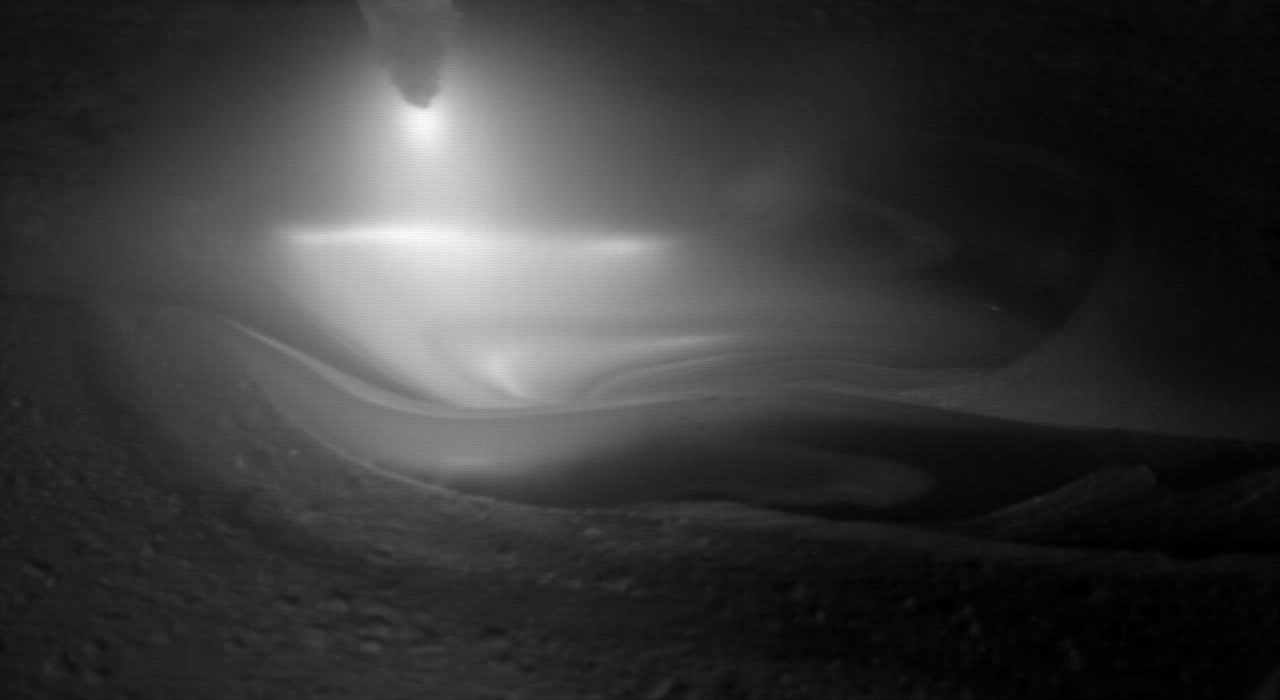
#> input picture ROI/data/qianronghe.png, 1280 x 700 px, found by its file name
$ python ROI.py
#> lines starting #> are read from the running program, lines starting #| are printed output that depends on the picture
import cv2
import numpy as np

# 获取图片
image = cv2.imread('qianronghe.png', cv2.IMREAD_UNCHANGED)
#> image is the input picture: shape (700, 1280, 3); min 0, max 253, mean 55.6

# 定义一个300*300的矩阵 3为通道数
strawberry = np.ones((700, 350, 3))

# 原始图片
cv2.imshow("demo", image)

# ROI区域
strawberry = image[50:400, 200:900]
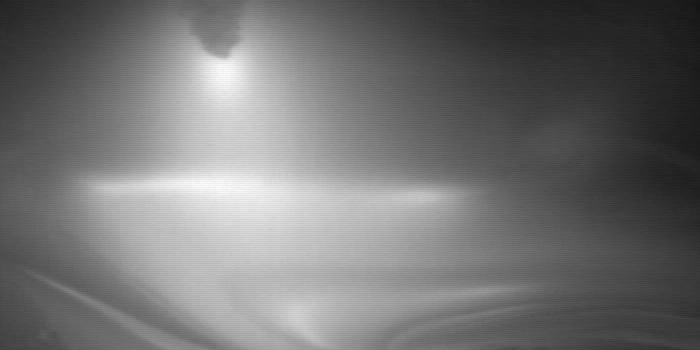
#> strawberry: shape (350, 700, 3); min 20, max 253, mean 114.5

cv2.imshow("berries", strawberry)

cv2.imwrite('欠融合.png', strawberry)

cv2.waitKey(0)
cv2.destroyAllWindows()

$ run again, with ROI/data/shaochuan.png copied over ROI/data/qianronghe.png
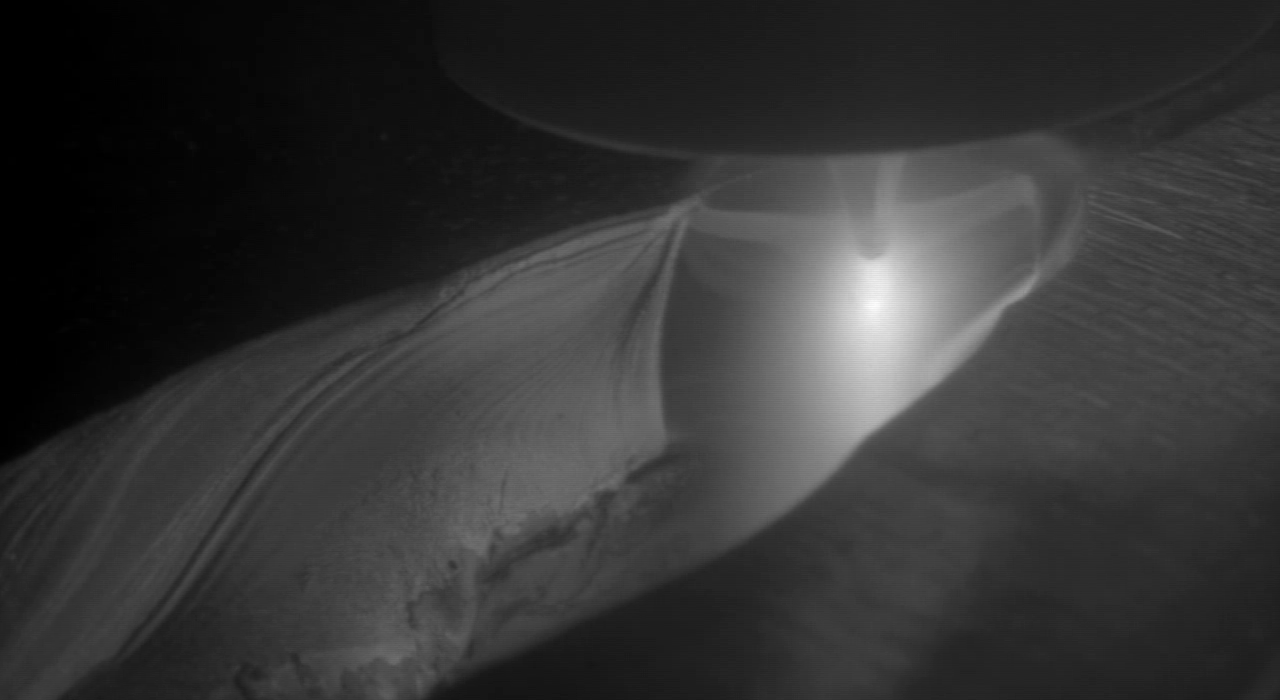
#> input picture ROI/data/shaochuan.png, 1280 x 700 px, found by its file name
#> image is the input picture: shape (700, 1280); min 0, max 253, mean 52.5
#> `strawberry = image[50:400, 200:900]`:
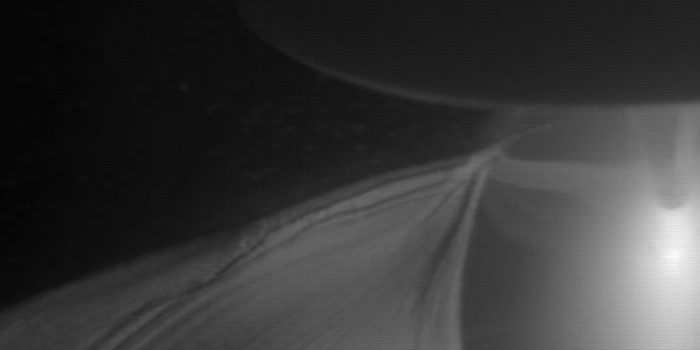
#> strawberry: shape (350, 700); min 4, max 253, mean 56
